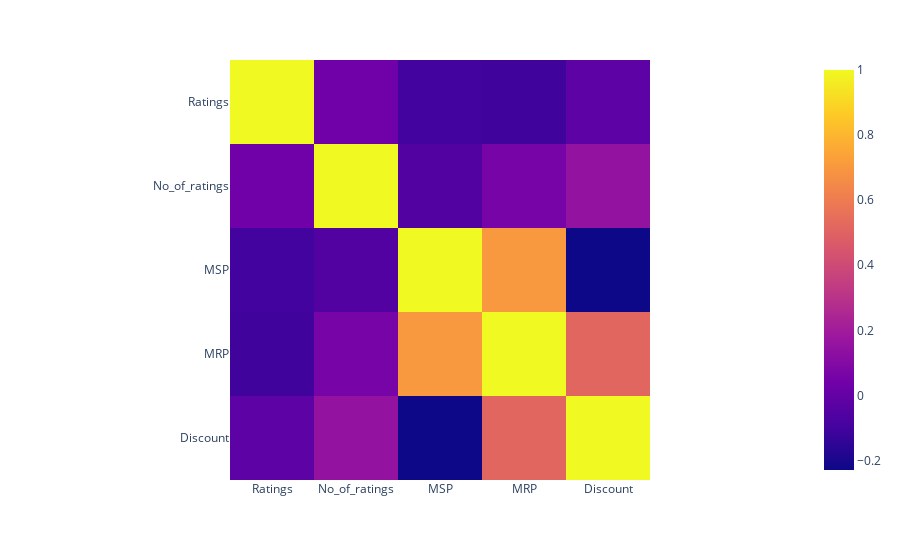

Notebook code for this chart:
### Code cell
plt.figure(figsize = (22,22))
#p = sns.heatmap(train_df.corr(), annot=True,cmap = 'RdYlGn')
fig = px.imshow(ac.corr())
plt.savefig('heat.png')
fig.show()

### Figure 1 — Plotly figure (JSON) as saved in the notebook; plotly's stock layout.template omitted (floating-point values rounded to 4 significant figures)
{"data": [{"coloraxis": "coloraxis", "hovertemplate": "x: %{x}<br>y: %{y}<br>color: %{z}<extra></extra>", "name": "0", "type": "heatmap", "x": ["Ratings", "No_of_ratings", "MSP", "MRP", "Discount"], "xaxis": "x", "y": ["Ratings", "No_of_ratings", "MSP", "MRP", "Discount"], "yaxis": "y", "z": [[1, 0.03886, -0.09848, -0.1068, -0.02265], [0.03886, 1, -0.05515, 0.06098, 0.1504], [-0.09848, -0.05515, 1, 0.7017, -0.229], [-0.1068, 0.06098, 0.7017, 1, 0.5158], [-0.02265, 0.1504, -0.229, 0.5158, 1]]}], "layout": {"coloraxis": {"colorscale": [[0, "#0d0887"], [0.1111, "#46039f"], [0.2222, "#7201a8"], [0.3333, "#9c179e"], [0.4444, "#bd3786"], [0.5556, "#d8576b"], [0.6667, "#ed7953"], [0.7778, "#fb9f3a"], [0.8889, "#fdca26"], [1, "#f0f921"]]}, "margin": {"t": 60}, "xaxis": {"anchor": "y", "constrain": "domain", "domain": [0, 1], "scaleanchor": "y"}, "yaxis": {"anchor": "x", "autorange": "reversed", "constrain": "domain", "domain": [0, 1]}}}
